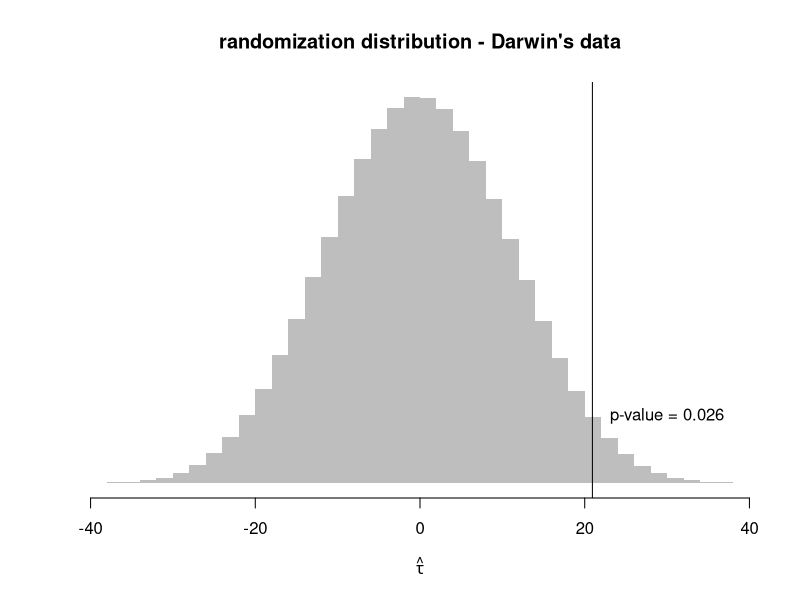

The R script that drew this image:
## enumerate all possible matched pair assignment 
## using binary representation
MP_enumerate = function(i, n.pairs = 15) 
{
 a = 2^((n.pairs-1):0)
 b = 2*a
 2*sapply(i-1, 
          function(x) 
            as.integer((x %% b)>=a)) - 1
}


## Darwin's data from Fisher's book
ytreat     = c(188, 96, 168, 176, 153, 
               172, 177, 163, 146, 173, 
               186, 168, 177, 184, 96)
ycontrol   = c(139, 163, 160, 160, 147, 
               149, 149, 122, 132, 144, 
               130, 144, 102, 124, 144)
difference = ytreat - ycontrol
n.pairs    = length(difference)
abs.diff   = abs(difference)
t.obs      = mean(difference)
t.ran      = sapply(1:2^15, 
                    function(x){ 
                      sum(MP_enumerate(x, 15)*abs.diff) 
                      })/n.pairs
pvalue     = mean(t.ran>=t.obs)

hist(t.ran, breaks = 50, col = "grey", border = NA,
     xlab = expression(hat(tau)), 
     ylab = "", yaxt = 'n', 
     main = "randomization distribution - Darwin's data")
abline(v = t.obs)
text(30, 400, 
     paste("p-value = ", round(pvalue, 3), sep = ""))



